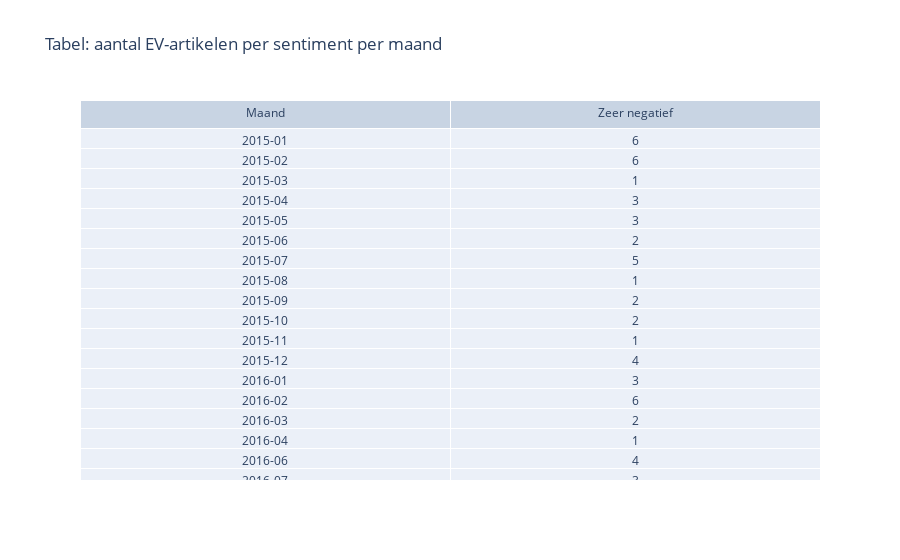

The notebook cell saved with this chart:
### Code cell
import pandas as pd
import matplotlib.pyplot as plt
import plotly.graph_objects as go

# 1. Sentimentcategorie toevoegen
def label_sentiment(score):
    if pd.isna(score):
        return "Onbekend"
    elif score <= -0.3:
        return "Zeer negatief"
    elif score <= -0.1:
        return "Negatief"
    elif score <= 0.1:
        return "Neutraal"
    elif score <= 0.3:
        return "Positief"
    else:
        return "Zeer positief"

df_sample["sentiment_category"] = df_sample["sentiment_score"].apply(label_sentiment)

# 2. Zorg dat 'date' een datetime is en haal maand eruit
# Gebruik juiste kolom om naar datetime om te zetten
df_sample["date"] = pd.to_datetime(df_sample["published_time"], errors="coerce")
df_sample["month"] = df_sample["date"].dt.to_period("M").astype(str)


# 3. Filter alleen EV-artikelen
df_ev = df_sample[df_sample["is_ev_final"] == True].copy()

# 4. Aantal artikelen per maand per sentiment
sentiment_counts = df_ev.groupby(["month", "sentiment_category"]).size().unstack(fill_value=0)
sentiment_counts = sentiment_counts.sort_index()

# 5. Barplot (matplotlib)
sentiment_counts.plot(kind='bar', stacked=True, figsize=(14, 6))
plt.title("Aantal EV-artikelen per sentiment per maand")
plt.xlabel("Maand")
plt.ylabel("Aantal artikelen")
plt.xticks(rotation=45)
plt.legend(title="Sentiment", bbox_to_anchor=(1.05, 1), loc='upper left')
plt.tight_layout()
plt.show()

# 6. Interactieve tabel (plotly)
fig = go.Figure(data=[go.Table(
    header=dict(values=["Maand"] + list(sentiment_counts.columns)),
    cells=dict(values=[sentiment_counts.index] + [sentiment_counts[col] for col in sentiment_counts.columns]))
])
fig.update_layout(title="Tabel: aantal EV-artikelen per sentiment per maand")
fig.show()

### Figure 1 — Plotly figure (JSON) as saved in the notebook; plotly's stock layout.template omitted (floating-point values rounded to 4 significant figures; data arrays with more than 128 entries replaced by an {"elided": "..."} marker saying what was removed)
{"data": [{"cells": {"values": {"elided": "2x109 mixed values"}}, "header": {"values": ["Maand", "Zeer negatief"]}, "type": "table"}], "layout": {"title": {"text": "Tabel: aantal EV-artikelen per sentiment per maand"}}}
